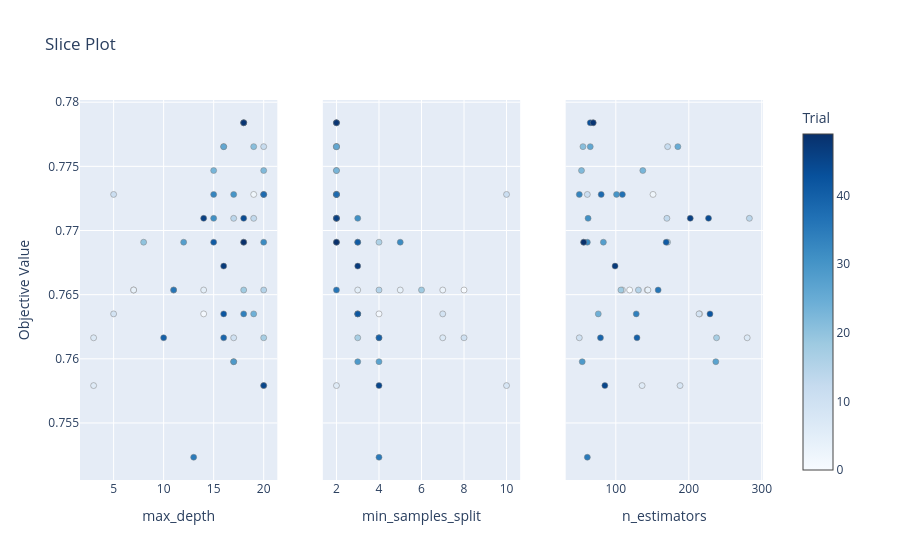

This figure's notebook cell:
### Code cell
fig3 = plot_slice(study)
fig3.show()

### Figure 1 — Plotly figure (JSON) as saved in the notebook; plotly's stock layout.template omitted (floating-point values rounded to 4 significant figures)
{"data": [{"marker": {"color": [0, 1, 2, 3, 4, 5, 6, 7, 8, 9, 10, 11, 12, 13, 14, 15, 16, 17, 18, 19, 20, 21, 22, 23, 24, 25, 26, 27, 28, 29, 30, 31, 32, 33, 34, 35, 36, 37, 38, 39, 40, 41, 42, 43, 44, 45, 46, 47, 48, 49], "colorbar": {"title": {"text": "Trial"}, "x": 1, "xpad": 40}, "colorscale": [[0, "rgb(247,251,255)"], [0.125, "rgb(222,235,247)"], [0.25, "rgb(198,219,239)"], [0.375, "rgb(158,202,225)"], [0.5, "rgb(107,174,214)"], [0.625, "rgb(66,146,198)"], [0.75, "rgb(33,113,181)"], [0.875, "rgb(8,81,156)"], [1, "rgb(8,48,107)"]], "line": {"color": "Grey", "width": 0.5}, "showscale": true}, "mode": "markers", "name": "Feasible Trial", "showlegend": false, "type": "scatter", "x": [7, 14, 19, 11, 7, 14, 3, 3, 20, 5, 17, 5, 20, 19, 17, 20, 18, 20, 18, 18, 8, 19, 20, 15, 19, 16, 16, 17, 12, 17, 17, 15, 20, 15, 18, 13, 11, 20, 20, 16, 10, 15, 16, 18, 18, 20, 14, 16, 18, 18], "xaxis": "x", "y": [0.7654, 0.7635, 0.7728, 0.7654, 0.7654, 0.7654, 0.7579, 0.7616, 0.7579, 0.7635, 0.7616, 0.7728, 0.7765, 0.7709, 0.7709, 0.7654, 0.7691, 0.7616, 0.7654, 0.7784, 0.7691, 0.7765, 0.7747, 0.7747, 0.7635, 0.7765, 0.7765, 0.7598, 0.7691, 0.7598, 0.7728, 0.7709, 0.7691, 0.7728, 0.7635, 0.7523, 0.7654, 0.7728, 0.7728, 0.7616, 0.7616, 0.7691, 0.7635, 0.7784, 0.7709, 0.7579, 0.7709, 0.7672, 0.7784, 0.7691], "yaxis": "y"}, {"marker": {"color": [0, 1, 2, 3, 4, 5, 6, 7, 8, 9, 10, 11, 12, 13, 14, 15, 16, 17, 18, 19, 20, 21, 22, 23, 24, 25, 26, 27, 28, 29, 30, 31, 32, 33, 34, 35, 36, 37, 38, 39, 40, 41, 42, 43, 44, 45, 46, 47, 48, 49], "colorbar": {"title": {"text": "Trial"}, "x": 1, "xpad": 40}, "colorscale": [[0, "rgb(247,251,255)"], [0.125, "rgb(222,235,247)"], [0.25, "rgb(198,219,239)"], [0.375, "rgb(158,202,225)"], [0.5, "rgb(107,174,214)"], [0.625, "rgb(66,146,198)"], [0.75, "rgb(33,113,181)"], [0.875, "rgb(8,81,156)"], [1, "rgb(8,48,107)"]], "line": {"color": "Grey", "width": 0.5}, "showscale": false}, "mode": "markers", "name": "Feasible Trial", "showlegend": false, "type": "scatter", "x": [8, 4, 2, 7, 5, 3, 2, 7, 10, 7, 8, 10, 2, 2, 2, 4, 4, 3, 6, 2, 3, 2, 2, 2, 3, 2, 2, 4, 2, 3, 2, 3, 5, 2, 3, 4, 2, 2, 2, 4, 4, 3, 3, 2, 2, 4, 2, 3, 2, 2], "xaxis": "x2", "y": [0.7654, 0.7635, 0.7728, 0.7654, 0.7654, 0.7654, 0.7579, 0.7616, 0.7579, 0.7635, 0.7616, 0.7728, 0.7765, 0.7709, 0.7709, 0.7654, 0.7691, 0.7616, 0.7654, 0.7784, 0.7691, 0.7765, 0.7747, 0.7747, 0.7635, 0.7765, 0.7765, 0.7598, 0.7691, 0.7598, 0.7728, 0.7709, 0.7691, 0.7728, 0.7635, 0.7523, 0.7654, 0.7728, 0.7728, 0.7616, 0.7616, 0.7691, 0.7635, 0.7784, 0.7709, 0.7579, 0.7709, 0.7672, 0.7784, 0.7691], "yaxis": "y2"}, {"marker": {"color": [0, 1, 2, 3, 4, 5, 6, 7, 8, 9, 10, 11, 12, 13, 14, 15, 16, 17, 18, 19, 20, 21, 22, 23, 24, 25, 26, 27, 28, 29, 30, 31, 32, 33, 34, 35, 36, 37, 38, 39, 40, 41, 42, 43, 44, 45, 46, 47, 48, 49], "colorbar": {"title": {"text": "Trial"}, "x": 1, "xpad": 40}, "colorscale": [[0, "rgb(247,251,255)"], [0.125, "rgb(222,235,247)"], [0.25, "rgb(198,219,239)"], [0.375, "rgb(158,202,225)"], [0.5, "rgb(107,174,214)"], [0.625, "rgb(66,146,198)"], [0.75, "rgb(33,113,181)"], [0.875, "rgb(8,81,156)"], [1, "rgb(8,48,107)"]], "line": {"color": "Grey", "width": 0.5}, "showscale": false}, "mode": "markers", "name": "Feasible Trial", "showlegend": false, "type": "scatter", "x": [119, 215, 151, 143, 144, 109, 136, 280, 188, 214, 50, 61, 171, 170, 283, 131, 171, 238, 107, 69, 56, 55, 53, 137, 76, 185, 65, 237, 83, 54, 101, 62, 61, 50, 128, 61, 158, 109, 80, 79, 129, 169, 229, 65, 227, 85, 202, 99, 69, 56], "xaxis": "x3", "y": [0.7654, 0.7635, 0.7728, 0.7654, 0.7654, 0.7654, 0.7579, 0.7616, 0.7579, 0.7635, 0.7616, 0.7728, 0.7765, 0.7709, 0.7709, 0.7654, 0.7691, 0.7616, 0.7654, 0.7784, 0.7691, 0.7765, 0.7747, 0.7747, 0.7635, 0.7765, 0.7765, 0.7598, 0.7691, 0.7598, 0.7728, 0.7709, 0.7691, 0.7728, 0.7635, 0.7523, 0.7654, 0.7728, 0.7728, 0.7616, 0.7616, 0.7691, 0.7635, 0.7784, 0.7709, 0.7579, 0.7709, 0.7672, 0.7784, 0.7691], "yaxis": "y3"}], "layout": {"title": {"text": "Slice Plot"}, "xaxis": {"anchor": "y", "domain": [0, 0.2889], "title": {"text": "max_depth"}}, "xaxis2": {"anchor": "y2", "domain": [0.3556, 0.6444], "title": {"text": "min_samples_split"}}, "xaxis3": {"anchor": "y3", "domain": [0.7111, 1], "title": {"text": "n_estimators"}}, "yaxis": {"anchor": "x", "domain": [0, 1], "title": {"text": "Objective Value"}}, "yaxis2": {"anchor": "x2", "domain": [0, 1], "matches": "y", "showticklabels": false}, "yaxis3": {"anchor": "x3", "domain": [0, 1], "matches": "y", "showticklabels": false}}}
